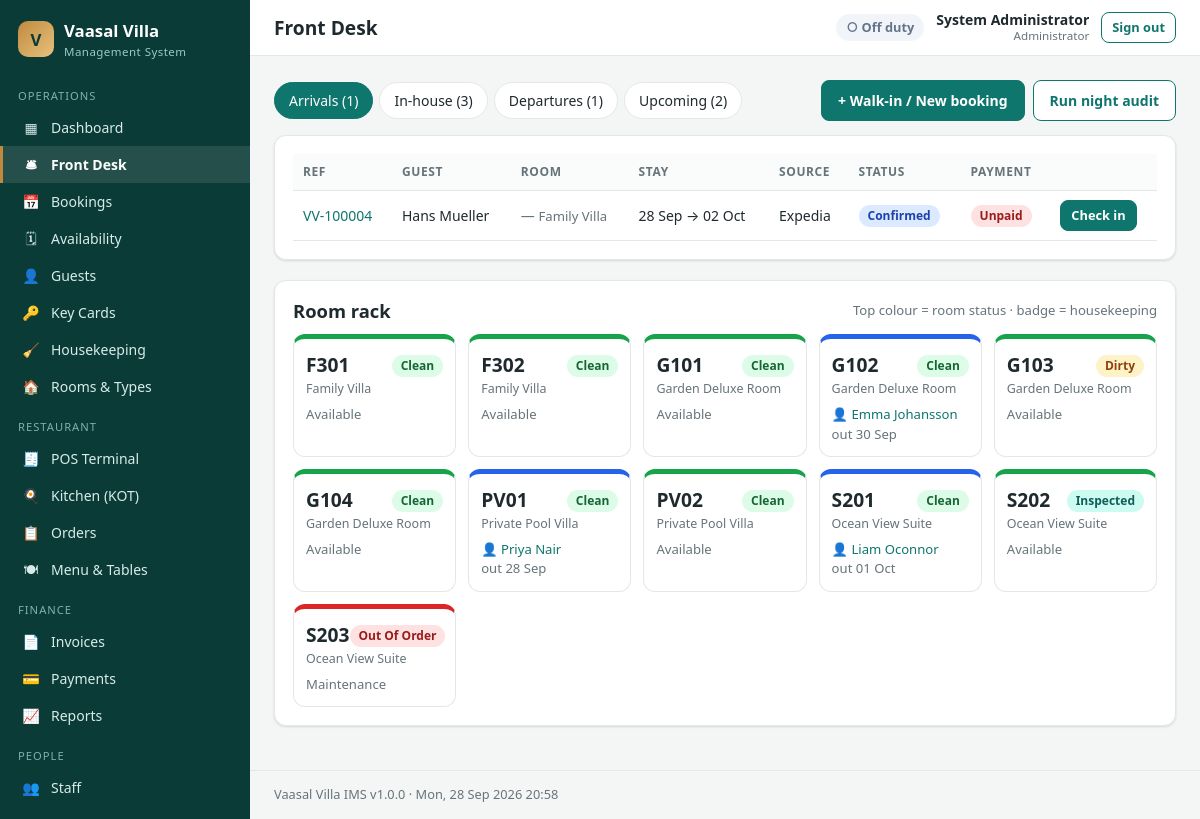
Page /admin/frontdesk.php (signed in) on the committed database.
### tables this page shows
CREATE TABLE users (
  id            INT UNSIGNED AUTO_INCREMENT PRIMARY KEY,
  role_id       INT UNSIGNED NOT NULL,
  full_name     VARCHAR(120) NOT NULL,
  username      VARCHAR(60)  NOT NULL UNIQUE,
  email         VARCHAR(160) NULL,
  phone         VARCHAR(40)  NULL,
  password_hash VARCHAR(255) NOT NULL,
  department    VARCHAR(60)  NULL,
  hourly_rate   DECIMAL(10,2) NOT NULL DEFAULT 0,
  is_active     TINYINT(1)   NOT NULL DEFAULT 1,
  last_login    DATETIME     NULL,
  created_at    DATETIME     NOT NULL DEFAULT CURRENT_TIMESTAMP,
  CONSTRAINT fk_user_role FOREIGN KEY (role_id) REFERENCES roles(id)
);

CREATE TABLE roles (
  id          INT UNSIGNED AUTO_INCREMENT PRIMARY KEY,
  name        VARCHAR(60)  NOT NULL,
  slug        VARCHAR(60)  NOT NULL UNIQUE,
  description VARCHAR(255) NULL
);

CREATE TABLE bookings (
  id               INT UNSIGNED AUTO_INCREMENT PRIMARY KEY,
  booking_ref      VARCHAR(20) NOT NULL UNIQUE,
  guest_id         INT UNSIGNED NOT NULL,
  source_id        INT UNSIGNED NOT NULL,
  external_ref     VARCHAR(60)  NULL,
  room_type_id     INT UNSIGNED NOT NULL,
  room_id          INT UNSIGNED NULL,
  check_in         DATE NOT NULL,
  check_out        DATE NOT NULL,
  adults           TINYINT UNSIGNED NOT NULL DEFAULT 1,
  children         TINYINT UNSIGNED NOT NULL DEFAULT 0,
  rate_per_night   DECIMAL(10,2) NOT NULL,
  room_total       DECIMAL(10,2) NOT NULL,
  status           ENUM('pending','confirmed','checked_in','checked_out','cancelled','no_show') NOT NULL DEFAULT 'pending',
  payment_status   ENUM('unpaid','partial','paid') NOT NULL DEFAULT 'unpaid',
  special_requests TEXT NULL,
  created_by       INT UNSIGNED NULL,
  created_at       DATETIME NOT NULL DEFAULT CURRENT_TIMESTAMP,
  checked_in_at    DATETIME NULL,
  checked_out_at   DATETIME NULL,
  INDEX idx_bk_dates (check_in, check_out),
  INDEX idx_bk_status (status),
  CONSTRAINT fk_bk_guest  FOREIGN KEY (guest_id)     REFERENCES guests(id),
  CONSTRAINT fk_bk_source FOREIGN KEY (source_id)    REFERENCES booking_sources(id),
  CONSTRAINT fk_bk_rtype  FOREIGN KEY (room_type_id) REFERENCES room_types(id),
  CONSTRAINT fk_bk_room   FOREIGN KEY (room_id)      REFERENCES rooms(id) ON DELETE SET NULL,
  CONSTRAINT fk_bk_user   FOREIGN KEY (created_by)   REFERENCES users(id) ON DELETE SET NULL
);

CREATE TABLE room_types (
  id           INT UNSIGNED AUTO_INCREMENT PRIMARY KEY,
  name         VARCHAR(100) NOT NULL,
  slug         VARCHAR(100) NOT NULL UNIQUE,
  short_desc   VARCHAR(255) NULL,
  description  TEXT NULL,
  base_rate    DECIMAL(10,2) NOT NULL,
  max_adults   TINYINT UNSIGNED NOT NULL DEFAULT 2,
  max_children TINYINT UNSIGNED NOT NULL DEFAULT 1,
  size_sqm     INT UNSIGNED NULL,
  bed_type     VARCHAR(60) NULL,
  amenities    VARCHAR(500) NULL,
  image_url    VARCHAR(500) NULL,
  color        VARCHAR(20) NOT NULL DEFAULT '#0f766e',
  is_active    TINYINT(1) NOT NULL DEFAULT 1
);

CREATE TABLE booking_sources (
  id             INT UNSIGNED AUTO_INCREMENT PRIMARY KEY,
  name           VARCHAR(100) NOT NULL,
  type           ENUM('direct','website','ota','tour_operator','walk_in','phone') NOT NULL,
  contact_person VARCHAR(100) NULL,
  email          VARCHAR(160) NULL,
  phone          VARCHAR(40)  NULL,
  commission_pct DECIMAL(5,2) NOT NULL DEFAULT 0,
  api_key        VARCHAR(64)  NULL UNIQUE,
  is_active      TINYINT(1)   NOT NULL DEFAULT 1
);

CREATE TABLE rooms (
  id                  INT UNSIGNED AUTO_INCREMENT PRIMARY KEY,
  room_type_id        INT UNSIGNED NOT NULL,
  room_number         VARCHAR(20) NOT NULL UNIQUE,
  floor               VARCHAR(20) NULL,
  status              ENUM('available','occupied','maintenance') NOT NULL DEFAULT 'available',
  housekeeping_status ENUM('clean','dirty','inspected','out_of_order') NOT NULL DEFAULT 'clean',
  notes               VARCHAR(255) NULL,
  CONSTRAINT fk_room_type FOREIGN KEY (room_type_id) REFERENCES room_types(id)
);

### admin/frontdesk.php (the view, shortened to what the rows shown need)
<?php
require __DIR__ . '/../includes/bootstrap.php';
require_perm('frontdesk.manage');
$title = 'Front Desk';
$today = date('Y-m-d');
$tab = input('tab', 'arrivals');
$lists = [
    'arrivals'   => ["b.check_in <= ? AND b.status IN ('pending','confirmed') AND b.check_out > ?", [$today, $today]],
    'inhouse'    => ["b.status = 'checked_in'", []],
    'departures' => ["b.status = 'checked_in' AND b.check_out <= ?", [$today]],
    'upcoming'   => ["b.check_in > ? AND b.status IN ('pending','confirmed')", [$today]],
];
[$cond, $params] = $lists[$tab] ?? $lists['arrivals'];
$rows = q_all("SELECT b.*, CONCAT(g.first_name,' ',g.last_name) guest, g.vip, rt.name room_type, r.room_number, s.name source_name
               FROM bookings b JOIN guests g ON g.id=b.guest_id JOIN room_types rt ON rt.id=b.room_type_id
               JOIN booking_sources s ON s.id=b.source_id LEFT JOIN rooms r ON r.id=b.room_id
               WHERE $cond ORDER BY b.check_in, r.room_number LIMIT 200", $params);
$rooms = q_all("SELECT r.*, rt.name type_name,
                  (SELECT CONCAT(g.first_name,' ',g.last_name,'|',b.id,'|',b.check_out) FROM bookings b JOIN guests g ON g.id=b.guest_id
                   WHERE b.room_id=r.id AND b.status='checked_in' LIMIT 1) AS occupant
                FROM rooms r JOIN room_types rt ON rt.id=r.room_type_id ORDER BY r.room_number");
require __DIR__ . '/../includes/admin_header.php';
?>
<div class="card" style="margin-top:14px">
  <div class="table-wrap"><table class="table">
    <thead><tr><th>Ref</th><th>Guest</th><th>Room</th><th>Stay</th><th>Source</th><th>Status</th><th>Payment</th><th></th></tr></thead>
    <tbody>
    <?php foreach ($rows as $b): ?>
      <tr>
        <td><a href="booking_view.php?id=<?= $b['id'] ?>"><?= e($b['booking_ref']) ?></a></td>
        <td><?= e($b['guest']) ?> <?= $b['vip'] ? '<span class="badge badge-purple">VIP</span>' : '' ?></td>
        <td><?= $b['room_number'] ? '<b>' . e($b['room_number']) . '</b>' : '<span class="muted">—</span>' ?> <span class="small muted"><?= e($b['room_type']) ?></span></td>
        <td class="nowrap"><?= fdate($b['check_in'], 'd M') ?> → <?= fdate($b['check_out'], 'd M') ?></td>
        <td><?= e($b['source_name']) ?></td><td><?= badge($b['status']) ?></td><td><?= badge($b['payment_status']) ?></td>
        <td class="right">
          <?php if ($tab === 'arrivals'): ?><a class="btn btn-sm" href="booking_view.php?id=<?= $b['id'] ?>#checkin">Check in</a>
          <?php elseif ($b['status'] === 'checked_in'): ?><a class="btn btn-sm btn-warn" href="booking_view.php?id=<?= $b['id'] ?>#checkout">Folio / Check out</a>
          <?php else: ?><a class="btn btn-sm btn-ghost" href="booking_view.php?id=<?= $b['id'] ?>">Open</a><?php endif; ?>
        </td>
      </tr>
    <?php endforeach; if (!$rows): ?><tr><td colspan="8" class="empty">Nothing here.</td></tr><?php endif; ?>
    </tbody>
  </table></div>
</div>
<div class="card">
  <div class="card-head"><h2>Room rack</h2><span class="small muted">Top colour = room status · badge = housekeeping</span></div>
  <div class="rack">
    <?php foreach ($rooms as $r):
        $occ = $r['occupant'] ? explode('|', $r['occupant']) : null; ?>
      <div class="room-tile <?= e($r['status']) ?>">
        <div style="display:flex;justify-content:space-between;align-items:center"><span class="no"><?= e($r['room_number']) ?></span><?= badge($r['housekeeping_status']) ?></div>
        <div class="type"><?= e($r['type_name']) ?></div>
        <?php if ($occ): ?>
          <div class="guest">👤 <a href="booking_view.php?id=<?= (int) $occ[1] ?>"><?= e($occ[0]) ?></a><div class="small muted">out <?= fdate($occ[2], 'd M') ?></div></div>
        <?php else: ?><div class="guest muted"><?= e(label($r['status'])) ?></div><?php endif; ?>
      </div>
    <?php endforeach; ?>
  </div>
</div>
<?php require __DIR__ . '/../includes/admin_footer.php'; ?>

### includes/admin_header.php (shortened to what the rows shown need)
<?php
$__u = current_user();
?><!DOCTYPE html>
<html lang="en">
<head>
<link rel="stylesheet" href="<?= e(url('assets/css/admin.css')) ?>">
</head>
<body class="admin">
<div class="main">
  <header class="topbar">
    <h1><?= e($title ?? '') ?></h1>
    <div class="topbar-right">
      <div class="user-chip"><b><?= e($__u['full_name'] ?? '') ?></b><small><?= e($__u['role_name'] ?? '') ?></small></div>
    </div>
  </header>
  <main class="content">

### includes/functions.php (shortened to what the rows shown need)
<?php
function e($v): string
{
    return htmlspecialchars((string) ($v ?? ''), ENT_QUOTES, 'UTF-8');
}
function url(string $path = ''): string
{
    return BASE_URL . '/' . ltrim($path, '/');
}
function input(string $key, $default = '')
{
    $v = $_POST[$key] ?? $_GET[$key] ?? $default;
    return is_string($v) ? trim($v) : $v;
}
function fdate(?string $d, string $fmt = 'd M Y'): string
{
    return $d ? date($fmt, strtotime($d)) : '—';
}
function label(string $s): string
{
    return ucwords(str_replace('_', ' ', $s));
}
function badge(string $status): string
{
    $map = [
        'confirmed' => 'blue', 'pending' => 'amber', 'checked_in' => 'green', 'checked_out' => 'gray',
        'cancelled' => 'red', 'no_show' => 'red', 'available' => 'green', 'occupied' => 'blue',
        'maintenance' => 'red', 'clean' => 'green', 'dirty' => 'amber', 'inspected' => 'teal',
        'out_of_order' => 'red', 'active' => 'green', 'returned' => 'gray', 'lost' => 'red',
        'deactivated' => 'gray', 'in_progress' => 'blue', 'done' => 'teal', 'verified' => 'green',
        'paid' => 'green', 'unpaid' => 'red', 'partial' => 'amber', 'void' => 'gray', 'open' => 'blue',
        'closed' => 'gray', 'room_charge' => 'purple', 'new' => 'red', 'preparing' => 'amber',
        'ready' => 'green', 'served' => 'gray', 'free' => 'green', 'reserved' => 'amber',
        'urgent' => 'red', 'high' => 'amber', 'normal' => 'blue', 'low' => 'gray',
    ];
    $c = $map[$status] ?? 'gray';
    return '<span class="badge badge-' . $c . '">' . e(label($status)) . '</span>';
}

### rows in the picture
users: full_name "System Administrator", role.name "Administrator"
bookings: booking_ref "VV-100004", guest "Hans Mueller", room_type.name "Family Villa", check_in "28 Sep", check_out "02 Oct", source.name "Expedia", status "Confirmed Unpaid"
rooms: room_number "F301", housekeeping_status "Clean", room_type.name "Family Villa", status "Available"
rooms: room_number "F302", housekeeping_status "Clean", room_type.name "Family Villa", status "Available"
rooms: room_number "G101", housekeeping_status "Clean", room_type.name "Garden Deluxe Room", status "Available"
rooms: room_number "G102", housekeeping_status "Clean", room_type.name "Garden Deluxe Room", occ "Emma Johansson", occ "30 Sep"
rooms: room_number "G103", housekeeping_status "Dirty", room_type.name "Garden Deluxe Room", status "Available"
rooms: room_number "G104", housekeeping_status "Clean", room_type.name "Garden Deluxe Room", status "Available"
rooms: room_number "PV01", housekeeping_status "Clean", room_type.name "Private Pool Villa", occ "Priya Nair", occ "28 Sep"
rooms: room_number "PV02", housekeeping_status "Clean", room_type.name "Private Pool Villa", status "Available"
rooms: room_number "S201", housekeeping_status "Clean", room_type.name "Ocean View Suite", occ "Liam Oconnor", occ "01 Oct"
rooms: room_number "S202", housekeeping_status "Inspected", room_type.name "Ocean View Suite", status "Available"
rooms: room_number "S203", housekeeping_status "Out Of Order", room_type.name "Ocean View Suite", status "Maintenance"

### other values in the picture
$__group "OPERATIONS"
$__icon "▦"
$__text "Dashboard"
$__icon "🛎"
$__text "Front Desk"
$__icon "📅"
$__text "Bookings"
$__icon "🗓"
$__text "Availability"
$__icon "👤"
$__text "Guests"
$__icon "🔑"
$__text "Key Cards"
$__icon "🧹"
$__text "Housekeeping"
